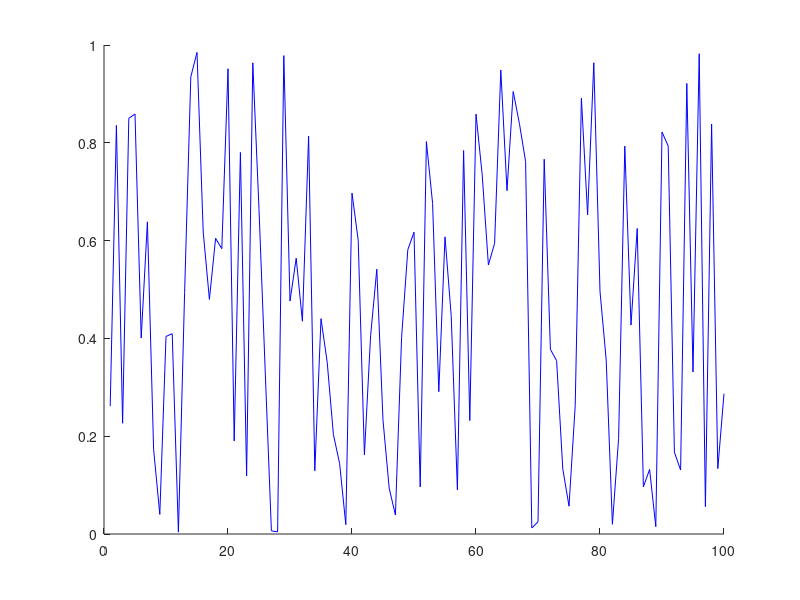

MATLAB code for this plot: (Note: this script raises an error after producing the figure.)
 %%%%%%%%%%%%%%%%%%%%%%%%%%%%%%%%%%%%%%%%%%%%%%%%%%%%%%%%%%%%%%%%%%%%%%%%%%%%%%%%
% NAME: magnifyOnFigure_examples
% 
% AUTHOR: David Fernandez Prim (david.fernandez.prim@gmail.com)
%
% PURPOSE: Shows the funcionality of 'magnifyOnFigure'
% 
%%%%%%%%%%%%%%%%%%%%%%%%%%%%%%%%%%%%%%%%%%%%%%%%%%%%%%%%%%%%%%%%%%%%%%%%%%%%%%%%
clc;
clear all
close all

%% %%%%%%%%%%%%%%%%%%%%%%%%%%%%%%%%%%%%%%%%%%%%%%%%%%%%%%%%%%%%%%%%%%%%%%%%%%%%%
% Default interactive mode
%%%%%%%%%%%%%%%%%%%%%%%%%%%%%%%%%%%%%%%%%%%%%%%%%%%%%%%%%%%%%%%%%%%%%%%%%%%%%%%%
close all;
disp( sprintf('This is the default interactive operation mode of ''magnifyOnFigure''') ) 
fig = figure;
hold on;
plot(rand(100,1), 'b'); plot(rand(300, 1), 'r', 'LineSmooth','on'); 
grid on;
hold off;
magnifyOnFigure;
disp('Press a key...')
pause;

%% %%%%%%%%%%%%%%%%%%%%%%%%%%%%%%%%%%%%%%%%%%%%%%%%%%%%%%%%%%%%%%%%%%%%%%%%%%%%%
% Figure handle passed as an input argument
%%%%%%%%%%%%%%%%%%%%%%%%%%%%%%%%%%%%%%%%%%%%%%%%%%%%%%%%%%%%%%%%%%%%%%%%%%%%%%%%
close all;
disp( sprintf('The figure handle is here passed as an input argument.') ) 
fig = figure;
hold on;
plot(rand(100,1), 'b'); plot(rand(300, 1), 'r'); 
grid on;
hold off;
magnifyOnFigure(fig);
disp('Press a key...')
pause;


%% %%%%%%%%%%%%%%%%%%%%%%%%%%%%%%%%%%%%%%%%%%%%%%%%%%%%%%%%%%%%%%%%%%%%%%%%%%%%%
% Properties (in interactive mode)
%%%%%%%%%%%%%%%%%%%%%%%%%%%%%%%%%%%%%%%%%%%%%%%%%%%%%%%%%%%%%%%%%%%%%%%%%%%%%%%%
close all;
disp( sprintf('Playing arround with the properties in interactive mode...') ) 
figHandler = figure;
hold on;
plot(rand(100,1), 'b'); plot(rand(300, 1), 'r'); 
grid on;
hold off; 
ylim([0 2]);
magnifyOnFigure(...
        figHandler,...
        'units', 'pixels',...
        'magnifierShape', 'ellipse',...
        'initialPositionSecondaryAxes', [326.933 259.189 164.941 102.65],...
        'initialPositionMagnifier',     [174.769 49.368 14.1164 174.627],...    
        'mode', 'interactive',...    
        'displayLinkStyle', 'straight',...        
        'edgeWidth', 2,...
        'edgeColor', 'black',...
        'secondaryAxesFaceColor', [0.91 0.91 0.91]... 
            ); 
disp('Press a key...')
pause;


%% %%%%%%%%%%%%%%%%%%%%%%%%%%%%%%%%%%%%%%%%%%%%%%%%%%%%%%%%%%%%%%%%%%%%%%%%%%%%%
% Properties (in manual mode)
%%%%%%%%%%%%%%%%%%%%%%%%%%%%%%%%%%%%%%%%%%%%%%%%%%%%%%%%%%%%%%%%%%%%%%%%%%%%%%%%
close all;
disp( sprintf('Or in manual mode.') ) 
figHandler = figure;
hold on;
plot(rand(100,1), 'b'); plot(rand(300, 1), 'r'); 
grid on;
hold off; 
ylim([0 2]);
magnifyOnFigure(...
        figHandler,...
        'units', 'pixels',...
        'initialPositionSecondaryAxes', [326.933 259.189 164.941 102.65],...
        'initialPositionMagnifier',     [174.769 49.368 14.1164 174.627],...    
        'mode', 'manual',...    
        'displayLinkStyle', 'straight',...        
        'edgeWidth', 2,...
        'edgeColor', 'black',...
        'secondaryAxesFaceColor', [0.91 0.91 0.91]... 
            ); 
disp('Press a key...')
pause;


%% %%%%%%%%%%%%%%%%%%%%%%%%%%%%%%%%%%%%%%%%%%%%%%%%%%%%%%%%%%%%%%%%%%%%%%%%%%%%%
% Working on images also
%%%%%%%%%%%%%%%%%%%%%%%%%%%%%%%%%%%%%%%%%%%%%%%%%%%%%%%%%%%%%%%%%%%%%%%%%%%%%%%%
close all;
disp( sprintf('How the tool works on images.') ) 
h = figure; 
load clown; 
image(X); 
colormap(map) ; 
axis image
magnifyOnFigure(h, 'displayLinkStyle', 'straight',...
                    'EdgeColor', 'white',...
                    'magnifierShape', 'rectangle',...
                    'frozenZoomAspectratio', 'on',...
                    'edgeWidth', 2);
                
disp('Press a key...')
pause;
close all
                
             

%% %%%%%%%%%%%%%%%%%%%%%%%%%%%%%%%%%%%%%%%%%%%%%%%%%%%%%%%%%%%%%%%%%%%%%%%%%%%%%
% Working on contour plots
%%%%%%%%%%%%%%%%%%%%%%%%%%%%%%%%%%%%%%%%%%%%%%%%%%%%%%%%%%%%%%%%%%%%%%%%%%%%%%%%
close all;
disp( sprintf('How the tool works on contour plots.') ) 
scrsz = get(0, 'ScreenSize');
h = figure('Position', [0.01*scrsz(3), 0.25*scrsz(4), 0.65*scrsz(3), 0.60*scrsz(4)]);
load clown;
hc1 = contour(X, 'LineWidth', 2);
axis image

magnifyOnFigure;

disp('Press a key...')
pause;
close all


%% %%%%%%%%%%%%%%%%%%%%%%%%%%%%%%%%%%%%%%%%%%%%%%%%%%%%%%%%%%%%%%%%%%%%%%%%%%%%%
% Properties (in interactive mode)
%%%%%%%%%%%%%%%%%%%%%%%%%%%%%%%%%%%%%%%%%%%%%%%%%%%%%%%%%%%%%%%%%%%%%%%%%%%%%%%%
close all;
disp( sprintf('Using multiple magnifiers on the same axis...') ) 
figHandler = figure;
hold on;
plot(rand(100,1), 'b'); plot(rand(300, 1), 'r'); 
grid on;
hold off; 
ylim([0 2]);

magnifyOnFigure(...
        figHandler,...
        'units', 'pixels',...
        'magnifierShape', 'rectangle',...
        'initialPositionSecondaryAxes', [105.6 278.81 130.2 102.69],...
        'initialPositionMagnifier',     [106.56 47.2 18.6823 186.519],...    
        'mode', 'interactive',...    
        'displayLinkStyle', 'straight',...        
        'edgeWidth', 2,...
        'edgeColor', 'black',...
        'secondaryAxesFaceColor', [0.91 0.91 0.91]... 
            );   

magnifyOnFigure(...
        figHandler,...
        'units', 'pixels',...
        'magnifierShape', 'rectangle',...
        'initialPositionSecondaryAxes', [365.6 275.81 130.2 102.69],...
        'initialPositionMagnifier',     [211.459 47.2 18.6823 186.519],...    
        'mode', 'interactive',...    
        'displayLinkStyle', 'straight',...        
        'edgeWidth', 2,...
        'edgeColor', 'black',...
        'secondaryAxesFaceColor', [0.91 0.91 0.91]... 
            );   
        
magnifyOnFigure(...
        figHandler,...
        'units', 'pixels',...
        'magnifierShape', 'rectangle',...
        'initialPositionSecondaryAxes', [364.6 78.81 130.2 102.69],...
        'initialPositionMagnifier',     [270.827 47.2 18.6823 186.519],...    
        'mode', 'interactive',...    
        'displayLinkStyle', 'straight',...        
        'edgeWidth', 2,...
        'edgeColor', 'black',...
        'secondaryAxesFaceColor', [0.91 0.91 0.91]... 
            ); 
        
     
        
